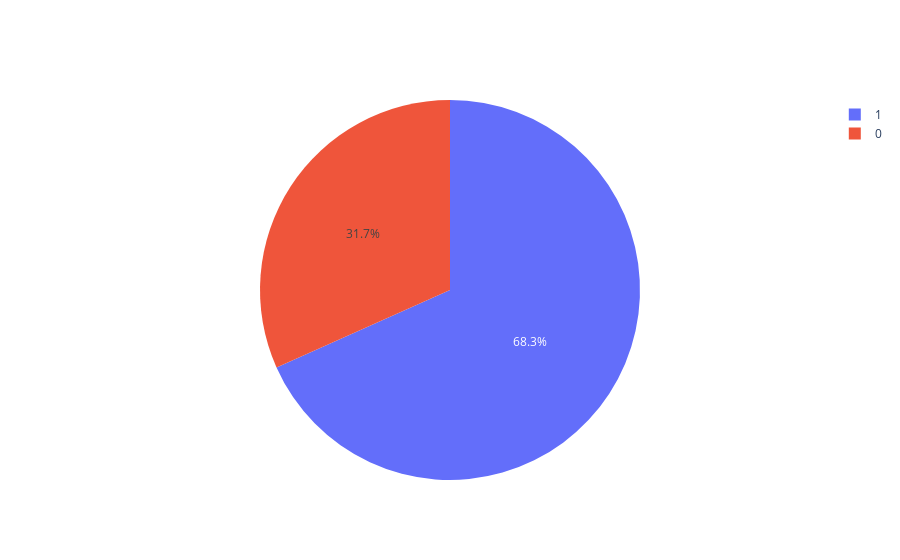

The notebook cell saved with this chart:
### Code cell
sex = df.sex.value_counts()
fig = go.Figure(data=[go.Pie(labels=sex.index, values=sex.values)])
fig.show()

### Figure 1 — Plotly figure (JSON) as saved in the notebook; plotly's stock layout.template omitted (floating-point values rounded to 4 significant figures)
{"data": [{"labels": [1, 0], "type": "pie", "values": [207, 96]}], "layout": {"autosize": true}}
